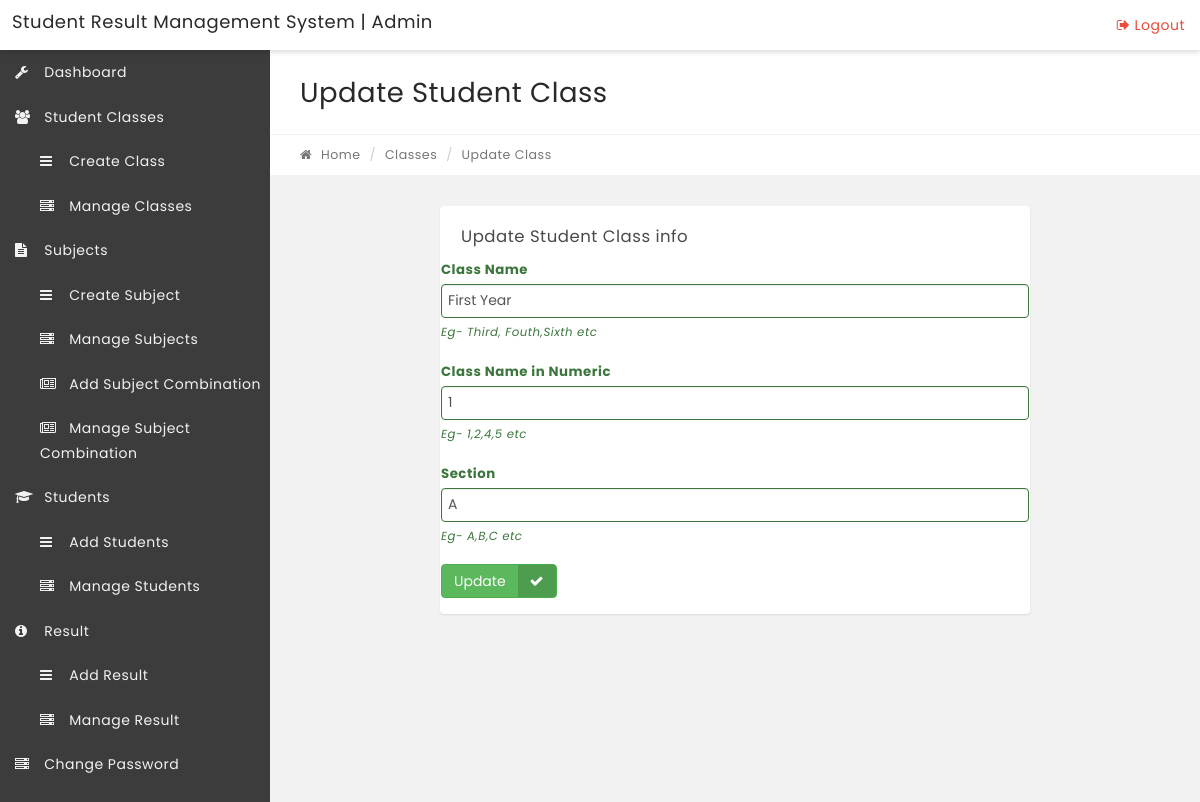
Screenshot of /edit-class.php?classid=10 with the database file from the repository.
### tables this page shows
CREATE TABLE `tblclasses` (
  `id` int(11) NOT NULL,
  `ClassName` varchar(80) DEFAULT NULL,
  `ClassNameNumeric` int(4) DEFAULT NULL,
  `Section` varchar(5) DEFAULT NULL,
  `CreationDate` timestamp NULL DEFAULT current_timestamp(),
  `UpdationDate` timestamp NULL DEFAULT NULL
);

### edit-class.php (the view, shortened to what this page needs)
<?php
include('includes/config.php');
if (strlen($_SESSION['alogin']) == "") {
    header("Location: index.php");
} else {
    ?>
    <!DOCTYPE html>
    <html lang="en">
    <head>
        <link rel="stylesheet" href="css/bootstrap.css" media="screen">
        <link rel="stylesheet" href="css/font-awesome.min.css" media="screen">
        <link rel="stylesheet" href="css/animate-css/animate.min.css" media="screen">
        <link rel="stylesheet" href="css/lobipanel/lobipanel.min.css" media="screen">
        <link rel="stylesheet" href="css/prism/prism.css" media="screen">
        <link rel="stylesheet" href="css/main.css" media="screen">
    </head>
    <body class="top-navbar-fixed">
        <div class="main-wrapper">
            <?php include('includes/topbar.php'); ?>
            <div class="content-wrapper">
                <div class="content-container">
                    <?php include('includes/leftbar.php'); ?>
                    <div class="main-page">
                        <div class="container-fluid">
                            <div class="row page-title-div">
                                <div class="col-md-6">
                                    <h2 class="title">Update Student Class</h2>
                                </div>
                            </div>
                            <div class="row breadcrumb-div">
                                <div class="col-md-6">
                                    <ul class="breadcrumb">
                                        <li><a href="dashboard.php"><i class="fa fa-home"></i> Home</a></li>
                                        <li><a href="#">Classes</a></li>
                                        <li class="active">Update Class</li>
                                    </ul>
                                </div>
                            </div>
                        </div>
                        <section class="section">
                            <div class="container-fluid">
                                <div class="row">
                                    <div class="col-md-8 col-md-offset-2">
                                        <div class="panel">
                                            <div class="panel-heading">
                                                <div class="panel-title">
                                                    <h5>Update Student Class info</h5>
                                                </div>
                                            </div>
                                            <form method="post">
                                                <?php
                                                $cid = intval($_GET['classid']);
                                                $sql = "SELECT * from tblclasses where id=:cid";
                                                $query = $dbh->prepare($sql);
                                                $query->bindParam(':cid', $cid, PDO::PARAM_STR);
                                                $query->execute();
                                                $results = $query->fetchAll(PDO::FETCH_OBJ);
                                                if ($query->rowCount() > 0) {
                                                    foreach ($results as $result) { ?>
                                                        <div class="form-group has-success">
                                                            <label for="success" class="control-label">Class Name</label>
                                                            <div class="">
                                                                <input type="text" name="classname"
                                                                    value="<?php echo htmlentities($result->ClassName); ?>"
                                                                    required="required" class="form-control" id="success">
                                                                <span class="help-block">Eg- Third, Fouth,Sixth etc</span>
                                                            </div>
                                                        </div>
                                                        <div class="form-group has-success">
                                                            <label for="success" class="control-label">Class Name in Numeric</label>
                                                            <div class="">
                                                                <input type="number" name="classnamenumeric"
                                                                    value="<?php echo htmlentities($result->ClassNameNumeric); ?>"
                                                                    required="required" class="form-control" id="success">
                                                                <span class="help-block">Eg- 1,2,4,5 etc</span>
                                                            </div>
                                                        </div>
                                                        <div class="form-group has-success">
                                                            <label for="success" class="control-label">Section</label>
                                                            <div class="">
                                                                <input type="text" name="section"
                                                                    value="<?php echo htmlentities($result->Section); ?>"
                                                                    class="form-control" required="required" id="success">
                                                                <span class="help-block">Eg- A,B,C etc</span>
                                                            </div>
                                                        </div>
                                                    <?php }
                                                } ?>
                                                <div class="form-group has-success">
                                                    <div class="">
                                                        <button type="submit" name="update"
                                                            class="btn btn-success btn-labeled">Update<span
                                                                class="btn-label btn-label-right"><i
                                                                    class="fa fa-check"></i></span></button>
                                                    </div>
                                            </form>
                                        </div>
                                    </div>
                                </div>
                            </div>
                    </div>
                </div>
            </div>
        </div>
    </body>
    </html>
<?php } ?>

### rows the page displays
tblclasses: classname "First Year", classnamenumeric "1", section "A"
